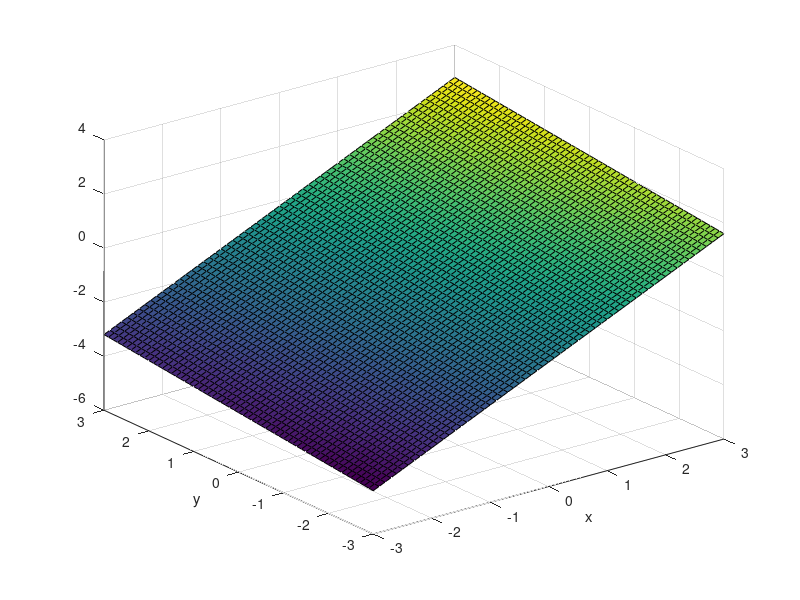

Write MATLAB code to recreate this figure. (Note: this script raises an error after producing the figure.)
%******************************************************************************
% \details     : FTP_CompAlg Least Squares Approximation Exercises 8
% \autor       : Simon Burkhardt
% \file        : compAlg_ex8_leastsquares.m
% \date        : 2020.11.07
% \version     : 1.0
%******************************************************************************
%% Exercise 1 a)
clear all; close all; clc;

val = [[1,0,0]; [0,1,0]; [0,2,-1]; [1,3,1]];

x = val(:,1)';
y = val(:,2)';
z = val(:,3)';

m=1;
N=length(x)-1;

G = zeros(N+1,m+1);

G(:,1) = (x').^0;
G(:,2) = (x');
G(:,3) = (y');
% G(:,4) = (x'.*y');

% normal equations
GtG = G'*G
y=y';

a = linsolve(G'*G, G'*z')  % ATTENTION! use Z (for 3 dimensions)

p =@(x,y) a(1) + a(2).*x + a(3).*y + a(4).*x.*y;

[ptx,pty] = meshgrid(-3:.1:3, -3:.1:3);
ptz = a(1) + a(2).*ptx + a(3).*pty; % + a(4).*ptx.*pty;

surf(ptx, pty, ptz);
xlabel('x');
ylabel('y');
hold on

%%
%% Exercise 2 a)
clear all; close all; clc; format shorteng;

% Data
fileID = fopen('ex_8_pointsall.txt','r');
formatSpec = '%f';
sizeA = [3 inf];
Data = fscanf(fileID,formatSpec,sizeA);
A = transpose(Data);
x = A(:,1);
y = A(:,2);
z = A(:,3);
G = [x.^0,   x,   y,   x.^2,   2.*x.*y,   y.^2,   x.^3,   3.*x.^2.*y,   3.*x.*y.^2,   y.^3];

% Singular Value Decomposition
[U,S,V] = svd(G);
% size(U)   % (N+1) x (N+1)
% size(S)   % (N+1) x (m+1)
% size(V)   % (m+1) x (m+1)

% Instead of inverting the normal matrix Gt*G to find the a-values 
% you could use the thin singular value decomposition (only the first 
% 10 cols of U, in Matlab this is called 'econ' = economized, 
% 10 is the number of basis functions) as follows:

[U,S,V] = svd(G,'econ');
d = diag(S);
a = V*( (transpose(U)*z)./d );

% Gt = transpose(G);
% GtG = Gt*G;
% Gtz = Gt*z;
% a = GtG\Gtz;
a = linsolve(G'*G, G'*z)  % ATTENTION! use Z (for 3 dimensions)

[X,Y] = meshgrid(0:5:200,0:5:200);
Z =   a(1)         +   a(2).*X           +   a(3).*Y              +   a(4).*X.^2   +   a(5).*2.*X.*Y   +   a(6).*Y.^2 ...
    + a(7).*X.^3   +   a(8).*3.*X.^2.*Y  +   a(9).*3.*X.*Y.^2     +   a(10).*Y.^3;

% surf(X,Y,Z)
mesh(X,Y,Z)
colormap(bone)
hold on
plot3(x,y,z, '.r')  % .=points / r=red

%% b) 
% ratio of the absolutely maximum singular value and the absolutely minimum 
% singular value of the design matrix
format short
clc;

% wrong:
% GtG = G'*G;
% max(sqrt(GtG), [], 'all')
% min(sqrt(GtG), [], 'all')

% [U,S,V] = svd(G,'econ');
[U,S,V] = svd(G);
% S contains singular values
d = diag(S);
% min(S, [], 'all') = 0 and not 4.5027
maxS = max(d)
minS = min(d)

ratio = maxS/minS
% 6.9602e+07
% condition number is of order 10^14 !!!
% normal equations are ill-positioned and the solution is unstable
% rel error of solution vs. rel error of data is "diverging"

%% Exercise 3)
clc;
% Mean / Standard Deviation
mux = mean(x);
muy = mean(y);
sx  = std(x);
sy  = std(y);

% substitute
xsu = (x-mux)./sx;
ysu = (y-muy)./sy;

Gs = [xsu.^0,   xsu,   ysu,   xsu.^2,   2.*xsu.*ysu,   ysu.^2,   xsu.^3,   3.*xsu.^2.*ysu,   3.*xsu.*ysu.^2,   ysu.^3];
[U,S,V] = svd(Gs,'econ');
d = diag(S)
a = V*( (transpose(U)*z)./d );
maxS = max(d)
minS = min(d)
ratio = maxS/minS
% 10.9163
% the condition number is of order 10^2
% normalized basis guarantees numeric stability of the least squares
% solution

%%

as = linsolve(Gs'*Gs, Gs'*z);  % ATTENTION! use Z (for 3 dimensions)

[X,Y] = meshgrid(0:5:200,0:5:200);
Z =   a(1)         +   a(2).*X           +   a(3).*Y              +   a(4).*X.^2   +   a(5).*2.*X.*Y   +   a(6).*Y.^2 ...
    + a(7).*X.^3   +   a(8).*3.*X.^2.*Y  +   a(9).*3.*X.*Y.^2     +   a(10).*Y.^3;

Zs =   as(1)        +   as(2).*X          +   as(3).*Y             +   as(4).*X.^2  +   as(5).*2.*X.*Y  +   as(6).*Y.^2 ...
    + as(7).*X.^3   +   as(8).*3.*X.^2.*Y +   as(9).*3.*X.*Y.^2    +   as(10).*Y.^3;

surf(X,Y,Z)
% mesh(X,Y,Z)
hold on
% pause
surf(X,Y,Zs)
colormap(bone)
plot3(x,y,z, '.r')  % .=points / r=red





